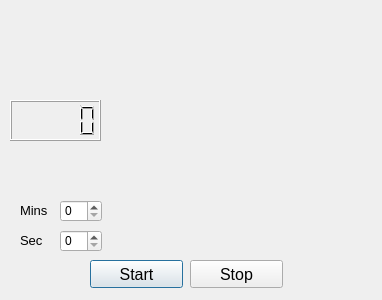
<?xml version="1.0" encoding="UTF-8"?>
<ui version="4.0">
 <class>Dialog</class>
 <widget class="QDialog" name="Dialog">
  <property name="geometry">
   <rect>
    <x>0</x>
    <y>0</y>
    <width>382</width>
    <height>300</height>
   </rect>
  </property>
  <property name="font">
   <font>
    <weight>50</weight>
    <bold>false</bold>
   </font>
  </property>
  <property name="windowTitle">
   <string>Dialog</string>
  </property>
  <widget class="QLabel" name="labelMin">
   <property name="geometry">
    <rect>
     <x>20</x>
     <y>200</y>
     <width>31</width>
     <height>21</height>
    </rect>
   </property>
   <property name="font">
    <font>
     <pointsize>10</pointsize>
     <weight>50</weight>
     <bold>false</bold>
    </font>
   </property>
   <property name="autoFillBackground">
    <bool>true</bool>
   </property>
   <property name="text">
    <string>Mins</string>
   </property>
  </widget>
  <widget class="QLCDNumber" name="lcdNumber">
   <property name="geometry">
    <rect>
     <x>10</x>
     <y>100</y>
     <width>91</width>
     <height>41</height>
    </rect>
   </property>
   <property name="font">
    <font>
     <pointsize>9</pointsize>
     <weight>50</weight>
     <bold>false</bold>
     <strikeout>false</strikeout>
     <kerning>false</kerning>
    </font>
   </property>
   <property name="mode">
    <enum>QLCDNumber::Dec</enum>
   </property>
  </widget>
  <widget class="QPushButton" name="pushButtonStart">
   <property name="geometry">
    <rect>
     <x>90</x>
     <y>260</y>
     <width>93</width>
     <height>28</height>
    </rect>
   </property>
   <property name="font">
    <font>
     <pointsize>12</pointsize>
     <weight>50</weight>
     <bold>false</bold>
    </font>
   </property>
   <property name="text">
    <string>Start</string>
   </property>
  </widget>
  <widget class="QPushButton" name="pushButtonStop">
   <property name="geometry">
    <rect>
     <x>190</x>
     <y>260</y>
     <width>93</width>
     <height>28</height>
    </rect>
   </property>
   <property name="font">
    <font>
     <pointsize>12</pointsize>
     <weight>50</weight>
     <bold>false</bold>
    </font>
   </property>
   <property name="text">
    <string>Stop</string>
   </property>
  </widget>
  <widget class="QSpinBox" name="spinBoxMin">
   <property name="geometry">
    <rect>
     <x>60</x>
     <y>200</y>
     <width>42</width>
     <height>22</height>
    </rect>
   </property>
  </widget>
  <widget class="QLabel" name="labelSec">
   <property name="geometry">
    <rect>
     <x>20</x>
     <y>230</y>
     <width>31</width>
     <height>21</height>
    </rect>
   </property>
   <property name="font">
    <font>
     <pointsize>10</pointsize>
     <weight>50</weight>
     <bold>false</bold>
    </font>
   </property>
   <property name="autoFillBackground">
    <bool>true</bool>
   </property>
   <property name="text">
    <string>Sec</string>
   </property>
  </widget>
  <widget class="QSpinBox" name="spinBoxSec">
   <property name="geometry">
    <rect>
     <x>60</x>
     <y>230</y>
     <width>42</width>
     <height>22</height>
    </rect>
   </property>
  </widget>
 </widget>
 <resources/>
 <connections/>
</ui>
